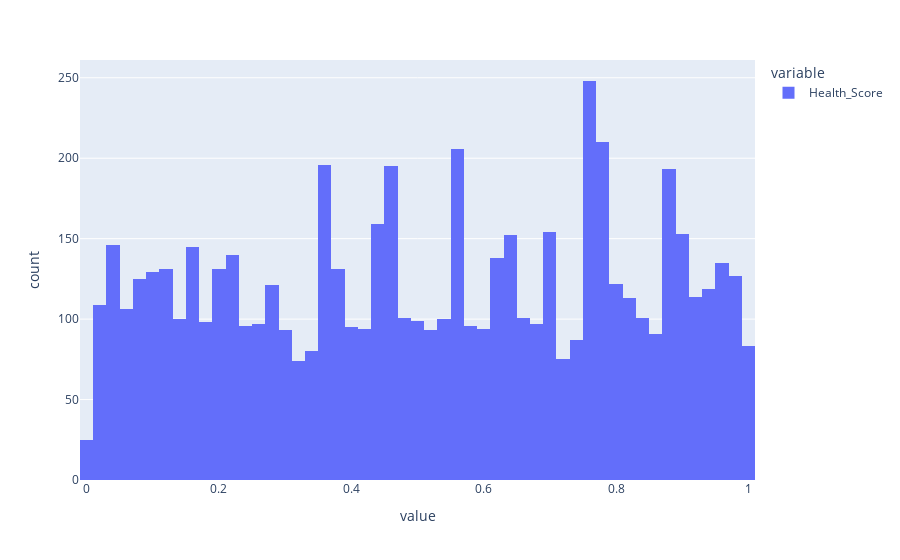

Notebook code for this chart:
### Code cell
px.histogram(First_Health_Camp_Attended.Health_Score)

### Figure 1 — Plotly figure (JSON) as saved in the notebook; plotly's stock layout.template omitted (floating-point values rounded to 4 significant figures; data arrays with more than 128 entries replaced by an {"elided": "..."} marker saying what was removed)
{"data": [{"alignmentgroup": "True", "bingroup": "x", "hovertemplate": "variable=Health_Score<br>value=%{x}<br>count=%{y}<extra></extra>", "legendgroup": "Health_Score", "marker": {"color": "#636efa", "pattern": {"shape": ""}}, "name": "Health_Score", "offsetgroup": "Health_Score", "orientation": "v", "showlegend": true, "type": "histogram", "x": {"elided": "6218 float values"}, "xaxis": "x", "yaxis": "y"}], "layout": {"barmode": "relative", "legend": {"title": {"text": "variable"}, "tracegroupgap": 0}, "margin": {"t": 60}, "xaxis": {"anchor": "y", "domain": [0, 1], "title": {"text": "value"}}, "yaxis": {"anchor": "x", "domain": [0, 1], "title": {"text": "count"}}}}
